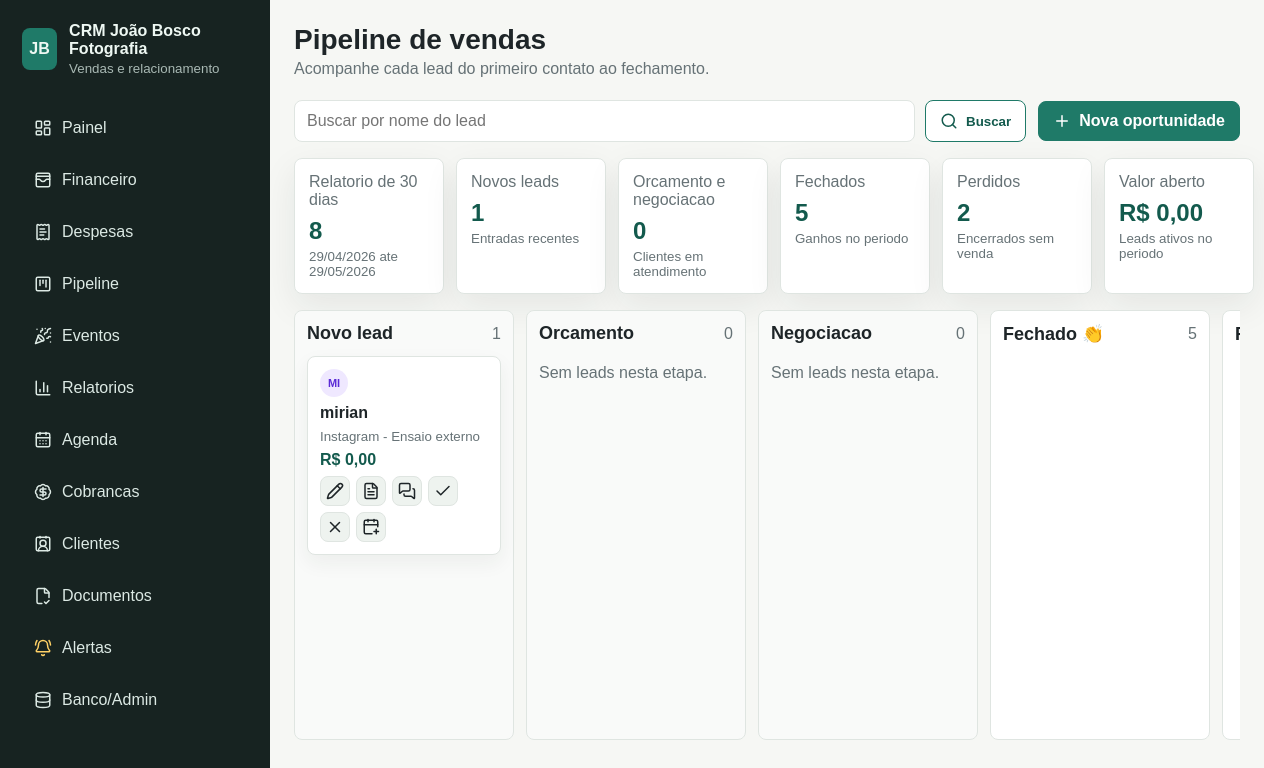
Page /pipeline/ on the committed database.
### crm/models.py (models this page shows, shortened)
class Oportunidade(models.Model):
    ETAPA_CHOICES = [
        ("novo", "Novo lead"),
        ("orcamento", "Orcamento"),
        ("negociacao", "Negociacao"),
        ("fechado", "Fechado"),
        ("perdido", "Perdido"),
    ]
    PRIORIDADE_CHOICES = [
        ("baixa", "Baixa"),
        ("media", "Media"),
        ("alta", "Alta"),
    ]
    cliente = models.ForeignKey(Cliente, on_delete=models.SET_NULL, null=True, blank=True, related_name="oportunidades")
    nome_lead = models.CharField(max_length=160)
    titulo = models.CharField(max_length=160)
    nome_indicacao = models.CharField(max_length=160, blank=True)
    tipo_evento = models.CharField(max_length=100, blank=True)
    valor_estimado = models.DecimalField(max_digits=10, decimal_places=2, default=0)
    valor_negociado = models.DecimalField(max_digits=10, decimal_places=2, null=True, blank=True)
    etapa = models.CharField(max_length=20, choices=ETAPA_CHOICES, default="novo")
    prioridade = models.CharField(max_length=20, choices=PRIORIDADE_CHOICES, default="media")
    origem = models.CharField(max_length=90, blank=True)
    proximo_contato = models.DateField(null=True, blank=True)
    data_festa = models.DateField(null=True, blank=True)
    horario = models.TimeField(null=True, blank=True)
    contato = models.CharField(max_length=80, blank=True)
    observacoes = models.TextField(blank=True)
    criado_em = models.DateTimeField(auto_now_add=True)
    atualizado_em = models.DateTimeField(auto_now=True)
    class Meta:
        ordering = ["etapa", "-valor_estimado", "nome_lead"]
    @property
    def valor_em_vigor(self):
        if self.etapa in ["negociacao", "fechado"] and self.valor_negociado is not None:
            return self.valor_negociado
        return self.valor_estimado

### crm/views.py (the view)
# urls.py: path("pipeline/", views.pipeline, name="pipeline"),
def pipeline(request):
    busca = request.GET.get("q", "").strip()
    hoje = timezone.localdate()
    inicio_relatorio = hoje - timedelta(days=30)
    etapas_visiveis = {"novo", "orcamento", "negociacao"}
    oportunidades = Oportunidade.objects.select_related("cliente")
    if busca:
        oportunidades = oportunidades.filter(Q(nome_lead__icontains=busca) | Q(cliente__nome__icontains=busca))
    oportunidades_30_dias = oportunidades.filter(criado_em__date__gte=inicio_relatorio)
    valor_em_vigor = Case(
        When(etapa__in=["negociacao", "fechado"], valor_negociado__isnull=False, then=F("valor_negociado")),
        default=F("valor_estimado"),
        output_field=DecimalField(max_digits=10, decimal_places=2),
    )
    resumo_30_dias = {
        "total": oportunidades_30_dias.count(),
        "novos": oportunidades_30_dias.filter(etapa="novo").count(),
        "em_andamento": oportunidades_30_dias.filter(etapa__in=["orcamento", "negociacao"]).count(),
        "fechados": oportunidades_30_dias.filter(etapa="fechado").count(),
        "perdidos": oportunidades_30_dias.filter(etapa="perdido").count(),
        "valor_aberto": oportunidades_30_dias.filter(etapa__in=etapas_visiveis).aggregate(total=Sum(valor_em_vigor))["total"]
        or 0,
    }
    etapas = []
    for codigo, nome in Oportunidade.ETAPA_CHOICES:
        etapa_qs = oportunidades.filter(etapa=codigo)
        etapas.append(
            {
                "codigo": codigo,
                "nome": nome,
                "items": etapa_qs if codigo in etapas_visiveis else [],
                "total": etapa_qs.count(),
                "mostrar_cards": codigo in etapas_visiveis,
            }
        )
    return render(
        request,
        "crm/pipeline.html",
        {
            "etapas": etapas,
            "busca": busca,
            "resumo_30_dias": resumo_30_dias,
            "inicio_relatorio": inicio_relatorio,
            "fim_relatorio": hoje,
        },
    )

### crm/templatetags/crm_format.py (called while the page is built)
@register.filter
def brl(valor):
    try:
        numero = Decimal(valor or 0)
    except (InvalidOperation, TypeError, ValueError):
        numero = Decimal("0")
    texto = f"{numero:,.2f}"
    texto = texto.replace(",", "X").replace(".", ",").replace("X", ".")
    return f"R$ {texto}"

### templates/crm/pipeline.html (shortened to what this page needs)
{% extends "base.html" %}
{% load crm_format %}
{% block page_title %}Pipeline de vendas{% endblock %}
{% block page_subtitle %}Acompanhe cada lead do primeiro contato ao fechamento.{% endblock %}
{% block content %}
<section class="toolbar">
  <form class="search" method="get">
    <input type="search" name="q" value="{{ busca }}" placeholder="Buscar por nome do lead">
    <button class="button ghost" type="submit"><i data-lucide="search"></i>Buscar</button>
  </form>
  <a class="button" href="{% url 'oportunidade_nova' %}"><i data-lucide="plus"></i>Nova oportunidade</a>
</section>
<section class="pipeline-report">
  <article>
    <span>Relatorio de 30 dias</span>
    <strong>{{ resumo_30_dias.total }}</strong>
    <small>{{ inicio_relatorio|date:"d/m/Y" }} ate {{ fim_relatorio|date:"d/m/Y" }}</small>
  </article>
  <article>
    <span>Novos leads</span>
    <strong>{{ resumo_30_dias.novos }}</strong>
    <small>Entradas recentes</small>
  </article>
  <article>
    <span>Orcamento e negociacao</span>
    <strong>{{ resumo_30_dias.em_andamento }}</strong>
    <small>Clientes em atendimento</small>
  </article>
  <article>
    <span>Fechados</span>
    <strong>{{ resumo_30_dias.fechados }}</strong>
    <small>Ganhos no periodo</small>
  </article>
  <article>
    <span>Perdidos</span>
    <strong>{{ resumo_30_dias.perdidos }}</strong>
    <small>Encerrados sem venda</small>
  </article>
  <article>
    <span>Valor aberto</span>
    <strong>{{ resumo_30_dias.valor_aberto|brl }}</strong>
    <small>Leads ativos no periodo</small>
  </article>
</section>
<section class="kanban">
  {% for etapa in etapas %}
    <article class="kanban-col{% if not etapa.mostrar_cards %} kanban-summary{% endif %}" data-etapa="{{ etapa.codigo }}">
      <header>
        <h2>
          {{ etapa.nome }}
          {% if etapa.codigo == "fechado" %}👏{% elif etapa.codigo == "perdido" %}😢{% endif %}
        </h2>
        <span>{{ etapa.total }}</span>
      </header>
      {% if etapa.mostrar_cards %}
        <div class="kanban-cards">
          {% for oportunidade in etapa.items %}
            <div
              class="kanban-card"
              draggable="true"
              data-etapa-atual="{{ etapa.codigo }}"
              data-mover-novo="{% url 'oportunidade_mover' oportunidade.pk 'novo' %}"
              data-mover-orcamento="{% url 'oportunidade_mover' oportunidade.pk 'orcamento' %}"
              data-mover-negociacao="{% url 'oportunidade_mover' oportunidade.pk 'negociacao' %}"
              data-mover-fechado="{% url 'oportunidade_mover' oportunidade.pk 'fechado' %}"
              data-mover-perdido="{% url 'oportunidade_mover' oportunidade.pk 'perdido' %}"
            >
              <div class="avatar">{{ oportunidade.nome_lead|slice:":2"|upper }}</div>
              <strong>{{ oportunidade.nome_lead }}</strong>
              <small>
                {% if oportunidade.titulo == "Indicacao" and oportunidade.nome_indicacao %}
                  Indicação - {{ oportunidade.nome_indicacao }}
                {% else %}
                  {{ oportunidade.titulo }}
                {% endif %}
                {% if oportunidade.tipo_evento %} - {{ oportunidade.tipo_evento }}{% endif %}
              </small>
              <b>{{ oportunidade.valor_em_vigor|brl }}</b>
              <div class="kanban-actions">
                <a href="{% url 'oportunidade_editar' oportunidade.pk %}" title="Editar"><i data-lucide="pencil"></i></a>
                {% if etapa.codigo != "orcamento" %}<a href="{% url 'oportunidade_mover' oportunidade.pk 'orcamento' %}" title="Orcamento"><i data-lucide="file-text"></i></a>{% endif %}
                {% if etapa.codigo != "negociacao" %}<a href="{% url 'oportunidade_mover' oportunidade.pk 'negociacao' %}" title="Negociacao"><i data-lucide="messages-square"></i></a>{% endif %}
                {% if etapa.codigo != "fechado" %}<a href="{% url 'oportunidade_mover' oportunidade.pk 'fechado' %}" title="Fechar e abrir cadastro do cliente"><i data-lucide="check"></i></a>{% endif %}
                {% if etapa.codigo != "perdido" %}<a href="{% url 'oportunidade_mover' oportunidade.pk 'perdido' %}" title="Arquivar como perdido"><i data-lucide="x"></i></a>{% endif %}
                <button type="button" data-meeting-toggle title="Criar reuniao"><i data-lucide="calendar-plus"></i></button>
              </div>
            </div>
          {% empty %}
            <p class="empty">Sem leads nesta etapa.</p>
          {% endfor %}
        </div>
      {% endif %}
    </article>
  {% endfor %}
</section>
{% endblock %}

### static/crm/styles.css (style rules this page uses)
:root { --bg: #f6f7f4; --surface: #ffffff; --surface-2: #eef3ef; --text: #1e2528; --muted: #667276; --line: #dfe5e1; --accent: #1f7a68; --accent-dark: #135a4d; --danger: #b73737; --warning: #b76f16; --shadow: 0 12px 35px rgba(31, 43, 39, .08); }
* { box-sizing: border-box; }
body { margin: 0; min-height: 100vh; color: var(--text); background: var(--bg); font-family: Arial, Helvetica, sans-serif; }
a { color: inherit; text-decoration: none; }
.brand small, .topbar p, small { color: var(--muted); }
svg { width: 18px; height: 18px; flex: 0 0 auto; }
.panel-head, .toolbar, .sale-head, .row-actions { display: flex; align-items: center; justify-content: space-between; gap: 12px; }
h2 { margin: 0; font-size: 18px; letter-spacing: 0; }
.button { display: inline-flex; align-items: center; justify-content: center; gap: 8px; min-height: 40px; padding: 0 14px; border: 1px solid var(--accent); border-radius: 8px; background: var(--accent); color: #fff; font-weight: 700; cursor: pointer; }
.button.ghost { background: var(--surface); color: var(--accent-dark); }
.empty { color: var(--muted); margin: 8px 0; }
.toolbar { margin-bottom: 16px; }
.search { display: flex; gap: 10px; flex: 1; }
.pipeline-report { display: grid; grid-template-columns: repeat(6, minmax(150px, 1fr)); gap: 12px; margin-bottom: 16px; }
.pipeline-report article { min-height: 104px; padding: 14px; border: 1px solid var(--line); border-radius: 8px; background: var(--surface); box-shadow: var(--shadow); }
.pipeline-report span, .pipeline-report small { display: block; color: var(--muted); }
.pipeline-report strong { display: block; margin: 8px 0 4px; color: var(--accent-dark); font-size: 24px; }
input, select, textarea { width: 100%; min-height: 42px; padding: 10px 12px; border: 1px solid var(--line); border-radius: 8px; background: #fff; color: var(--text); font: inherit; }
.kanban { display: grid; grid-template-columns: repeat(5, minmax(220px, 1fr)); gap: 12px; overflow-x: auto; padding-bottom: 8px; }
.kanban-col { min-height: 430px; padding: 12px; border: 1px solid var(--line); border-radius: 8px; background: #f9faf9; transition: background .15s ease, border-color .15s ease, box-shadow .15s ease; }
.kanban-col.kanban-summary { min-height: 54px; background: var(--surface); }
.kanban-col header { display: flex; align-items: center; justify-content: space-between; margin-bottom: 12px; }
.kanban-col header span { color: var(--muted); }
.kanban-cards { display: grid; gap: 10px; }
.kanban-card { display: grid; gap: 7px; padding: 12px; border: 1px solid var(--line); border-radius: 8px; background: var(--surface); box-shadow: 0 8px 20px rgba(31, 43, 39, .06); cursor: grab; transition: opacity .15s ease, transform .15s ease, box-shadow .15s ease; }
.kanban-card .avatar { display: grid; width: 28px; height: 28px; place-items: center; border-radius: 50%; background: #efe8ff; color: #5b2bd6; font-size: 11px; font-weight: 800; }
.kanban-card b { color: var(--accent-dark); }
.kanban-actions { display: flex; gap: 6px; flex-wrap: wrap; }
.kanban-actions a, .kanban-actions button { display: grid; width: 30px; height: 30px; place-items: center; border: 1px solid var(--line); border-radius: 8px; background: var(--surface-2); color: var(--text); cursor: pointer; font: inherit; padding: 0; }

### rows in the picture
Oportunidade: nome_lead "MI", nome_lead "mirian", titulo "Instagram", tipo_evento "Ensaio externo", valor_em_vigor|brl "R$ 0,00"

### other values in the picture
{{ resumo_30_dias.total }} "8"
{{ inicio_relatorio|date:"d/m/Y" }} "29/04/2026"
{{ fim_relatorio|date:"d/m/Y" }} "29/05/2026"
{{ resumo_30_dias.novos }} "1"
{{ resumo_30_dias.em_andamento }} "0"
{{ resumo_30_dias.fechados }} "5"
{{ resumo_30_dias.perdidos }} "2"
{{ resumo_30_dias.valor_aberto|brl }} "R$ 0,00"
{{ etapa.nome }} "Novo lead" "Orcamento" "Negociacao" "Fechado"
{{ etapa.total }} "1" "0" "0" "5"
